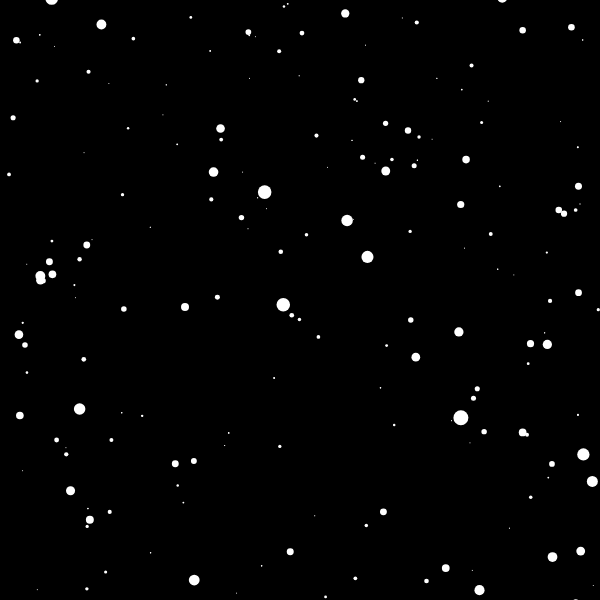
Frame 1 (no input)
Frame 60 (no input): identical to frame 1, image omitted
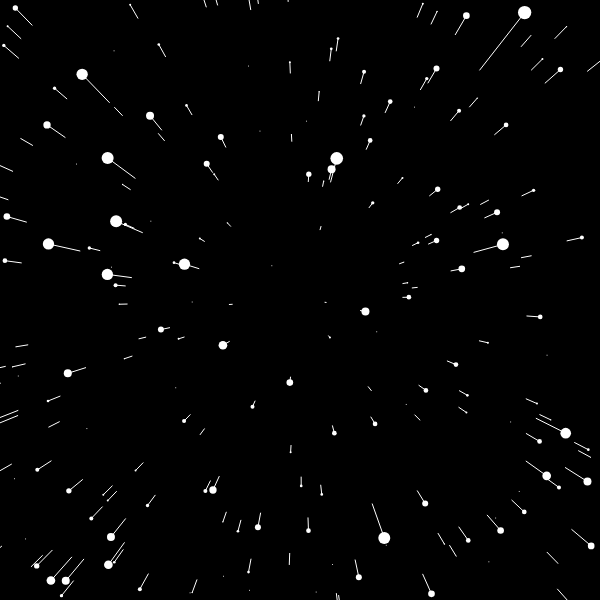
Frame 120 (the mouse pressed at the canvas centre since frame 60)

The p5.js sketch that drew these frames (run headless with seeded random() and noise() and a simulated clock; from frame 60 on, the mouse is pressed at the canvas centre):

// p5.js sketch
// ── sketch.js
// Daniel Shiffman
// http://codingtra.in
// http://patreon.com/codingtrain
// Code for: https://youtu.be/17WoOqgXsRM

var stars = [];

var speed;

function setup() {
  createCanvas(600, 600);
  for (var i = 0; i < 500; i++) {
    stars[i] = new Star();
  }
}

function draw() {
  speed = map(mouseX, 0, width, 0, 50);
  background(0);
  translate(width / 2, height / 2);
  for (var i = 0; i < stars.length; i++) {
    stars[i].update();
    stars[i].show();
  }
}
// ── Star.js
// Daniel Shiffman
// http://codingtra.in
// http://patreon.com/codingtrain
// Code for: https://youtu.be/17WoOqgXsRM

function Star() {
    this.x = random(-width/2, width/2);
    this.y = random(-height/2, height/2);
    this.z = random(width);
    this.pz = this.z;
  
    this.update = function() {
      this.z = this.z - speed;
      if (this.z < 1) {
        this.z = width;
        this.x = random(-width/2, width/2);
        this.y = random(-height/2, height/2);
        this.pz = this.z;
      }
    }
  
    this.show = function() {
      fill(255);
      noStroke();
  
      var sx = map(this.x / this.z, 0, 1, 0, width);
      var sy = map(this.y / this.z, 0, 1, 0, height);
  
      var r = map(this.z, 0, width, 16, 0);
      ellipse(sx, sy, r, r);
  
      var px = map(this.x / this.pz, 0, 1, 0, width);
      var py = map(this.y / this.pz, 0, 1, 0, height);
  
      this.pz = this.z;
  
      stroke(255);
      line(px, py, sx, sy);
  
    }
  }
